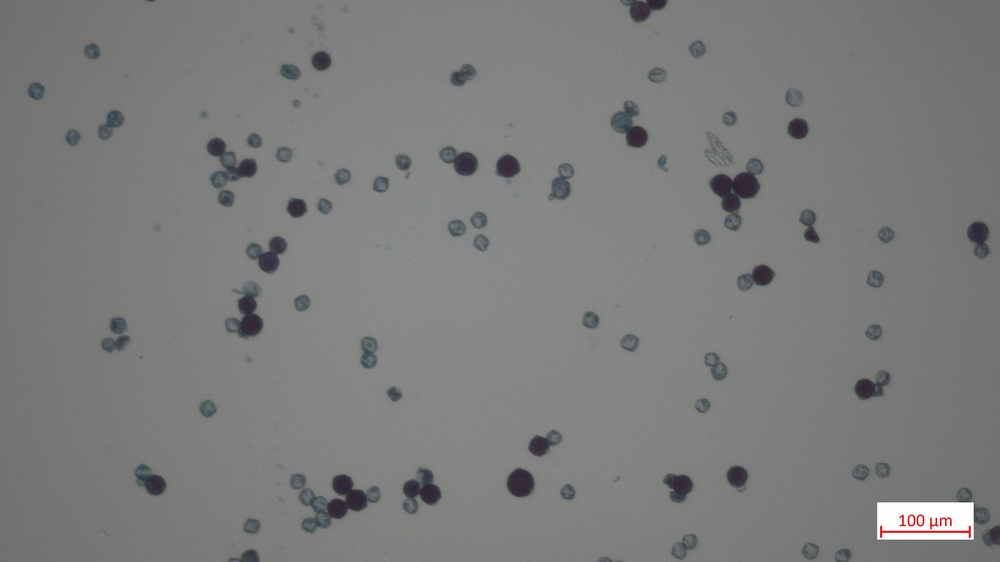
#> input picture input/pollen2.jpg, 1000 x 562 px, shrunk from 3840 x 2160 before the run
$ python contour_detection.py
#> lines starting #> are read from the running program, lines starting #| are printed output that depends on the picture; after the words box and inside, x2 and y2 are one past the last pixel; in counts of white or black regions, pixels touching at a corner belong together
import numpy as np
import cv2 as cv


img1 = cv.imread('./input/pollen2.jpg')
#> img1 is the input picture: shape (562, 1000, 3); mean B, G, R 123.9, 124.5, 123.9
img1_gray = cv.cvtColor(img1, cv.COLOR_BGR2GRAY)


cv.imwrite("./output/output1.jpg", img1_gray)

#clahe = cv.createCLAHE(clipLimit=2.0, tileGridSize=(8,8))
#cl_img = clahe.apply(img1_gray)

#cv.imwrite("./output/output2.jpg", cl_img)

_, img2 = cv.threshold(img1_gray, 60, 255, cv.THRESH_BINARY)
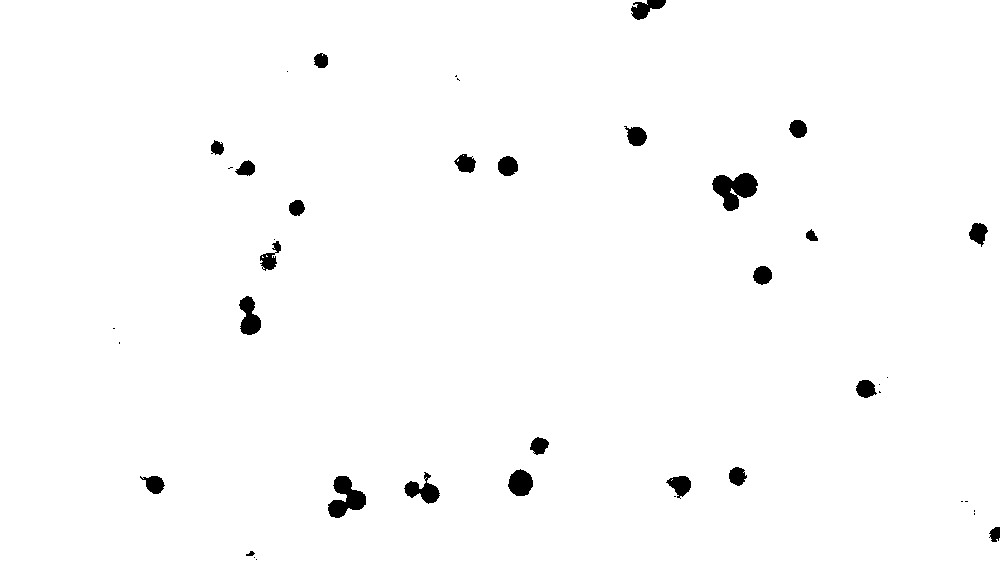
#> img2: shape (562, 1000); 98.5% white; 42 black regions (17 under 20 px), largest, box (x1, y1, x2, y2) and area: (712, 173, 758, 211) 1039, (328, 476, 366, 518) 886, (239, 296, 261, 335) 550
#_, img3 = cv.threshold(cl_img, 0, 255, cv.THRESH_BINARY + cv.THRESH_OTSU)


img3 = cv.erode(img2, np.ones((3, 3), np.uint8), iterations=10)
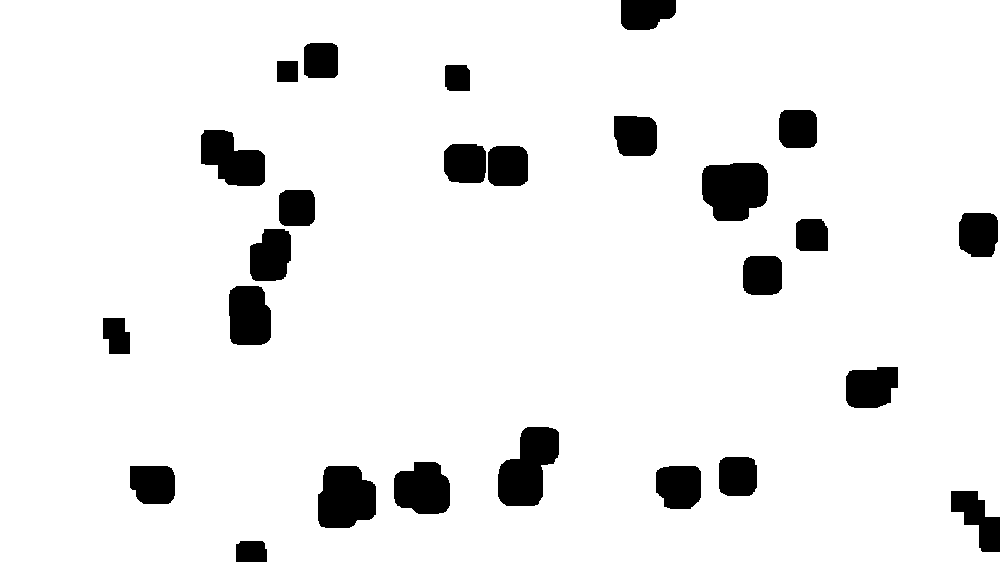
#> img3: shape (562, 1000); 92.4% white; 26 black regions, largest, box (x1, y1, x2, y2) and area: (498, 427, 559, 506) 3243, (702, 163, 768, 221) 3203, (318, 466, 376, 528) 3004
img3 = cv.dilate(img2, np.ones((3, 3), np.uint8), iterations=10)
#> img3: shape (562, 1000); every value is 255
cv.imwrite("./output/output3.jpg", img2)


contours, _ = cv.findContours(~img3, cv.RETR_EXTERNAL, cv.CHAIN_APPROX_SIMPLE)
#> contours = []

cv.drawContours(img1, contours, -1, (0, 255, 0), 3)
print(len(contours))
#| 0


cv.imwrite("./output/output4.jpg", img1)
